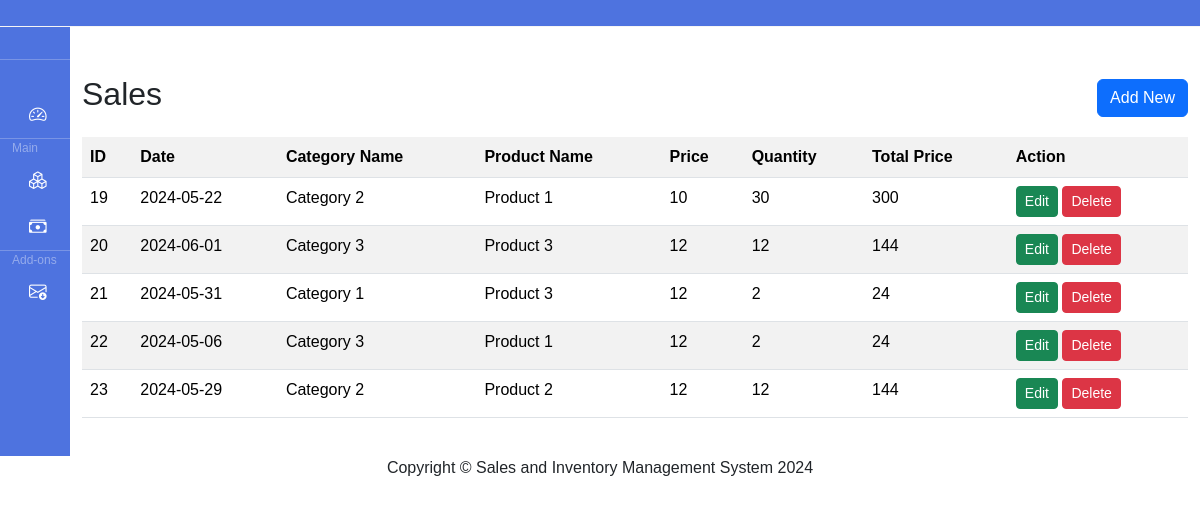
Page /List/list-of-tasks/public/sales (signed in) on the committed database.
### tables this page shows
CREATE TABLE `sales` (
  `id` int(11) NOT NULL,
  `date` date NOT NULL,
  `category_name` varchar(50) NOT NULL,
  `product_name` varchar(50) NOT NULL,
  `price` varchar(50) NOT NULL,
  `quantity` varchar(50) NOT NULL,
  `total_price` varchar(50) NOT NULL
);

### List/list-of-tasks/app/controllers/Sales.php (called while the page is built, shortened)
<?php
class Sales extends Controller
{
  public function index()
  {
    $user = new Sale();
    $data = $user->findAll();
    $this->view('sales/index', [
      'sales' => $data
    ]);
  }
}

### List/list-of-tasks/app/core/App.php (called while the page is built, shortened)
<?php
class App
{
  protected $method = 'index';
  public function __construct()
  {
    $url = $this->splitUrl();
    if (isset($url[0])) {
      if (file_exists('../app/controllers/' . ucfirst($url[0]) . '.php')) {
        unset($url[0]);
      } else {
        $this->controller = '_404';
      }
    }
    $this->controller = new $this->controller;
    $this->params = $url ? array_values($url) : [];
    call_user_func_array([$this->controller, $this->method], $this->params);
  }
  private function splitUrl()
  {
    if (isset($_GET['url'])) {
      $url = explode('/', trim($_GET['url'], '/'));
      return $url;
    }
  }
}

### List/list-of-tasks/public/index.php (called while the page is built, shortened)
<?php
$app = new App();

### List/list-of-tasks/app/core/Database.php (called while the page is built)
<?php
class Database
{
  public function connect()
  {
    $string = "mysql:host=" . DB_HOST . ";dbname=" . DB_NAME;
    $con = new PDO($string, DB_USER, DB_PASS);
    return $con;
  }
  public function query($query, $data = [])
  {
    $con = $this->connect();
    $stm = $con->prepare($query);
    $check = $stm->execute($data);
    if ($check) {
      $result = $stm->fetchAll(PDO::FETCH_OBJ);
      if (is_array($result) && count($result) > 0) {
        return $result;
      }
    }
    return false;
  }
}

### List/list-of-tasks/app/core/Model.php (called while the page is built, shortened)
<?php
class Model extends Database
{
  public function __construct()
  {
    if (!property_exists($this, 'table')) {
      $this->table = strtolower($this::class) . 's';
    }
  }
  public function findAll()
  {
    $query = "select * from  $this->table";
    $result = $this->query($query);
    if ($result) {
      return $result;
    }
    return false;
  }
}

### List/list-of-tasks/app/views/sales/index.php (the view)
<?php include "../app/views/partials/header.php" ?>
  <div class="wrapper">
      <?php include "../app/views/partials/sidebar.php" ?>
      <div class="container mt-5">
        <div class="d-flex justify-content-between align-items-center">
          <h2>Sales</h2>
          <a href="<?= ROOT ?>/sales/create" class="btn btn-primary">Add New</a>
        </div>
        <table class="table table-striped mt-3">
          <tr>
            <th>ID</th>
            <th>Date</th>
            <th>Category Name</th>
            <th>Product Name</th>
            <th>Price</th>
            <th>Quantity</th>
            <th>Total Price</th>
            <th>Action</th>
          </tr>
          <?php foreach ($sales as $row) { ?>
            <tr>
              <td>
                <?= $row->id ?>
              </td>
              <td>
                <?= $row->date ?>
              </td>
              <td>
                <?= $row->category_name ?>
              </td>
              <td>
                <?= $row->product_name ?>
              </td>
              <td>
                <?= $row->price ?>
              </td>
              <td>
                <?= $row->quantity ?>
              </td>
              <td>
                <?= $row->total_price ?>
              </td>
              <td>
                <a href="<?= ROOT ?>/sales/edit/<?= $row->id ?>" class="btn btn-success btn-sm">Edit</a>
                <a href="<?= ROOT ?>/sales/delete/<?= $row->id ?>" class="btn btn-danger btn-sm">Delete</a>
              </td>
            </tr>
          <?php } ?>
        </table>
      </div>
  </div>
<?php include "../app/views/partials/footer.php" ?>

### List/list-of-tasks/app/core/Controller.php (shortened to what this page needs)
<?php
class Controller
{
  public function view($name, $data = [])
  {
    if (file_exists('../app/views/' . $name . '.php')) {
      require '../app/views/' . $name . '.php';
    } else {
      require '../app/views/404.php';
    }
  }
}

### List/list-of-tasks/app/views/partials/header.php (shortened to what this page needs)
<!doctype html>
<html lang="en">
<head>
  <link href="https://cdn.jsdelivr.net/npm/bootstrap@5.3.3/dist/css/bootstrap.min.css" rel="stylesheet">
  <link href="https://cdn.lineicons.com/4.0/lineicons.css" rel="stylesheet" />
  <link rel="stylesheet" href="https://cdn.jsdelivr.net/npm/bootstrap-icons@1.11.3/font/bootstrap-icons.min.css">
  <link rel="stylesheet" href="http://localhost/List/list-of-tasks/public/style.css">
</head>
<body>
<div class="header" style="background-color: rgb(78 115 223); border-bottom:1px solid whitesmoke;">
    <nav class="navbar navbar-expand-lg ">
      <div class="container-fluid">
      </div>
    </nav>
  </div>

### List/list-of-tasks/app/views/partials/sidebar.php (shortened to what this page needs)
<aside id="sidebar">
    <div class="d-flex">
        <button class="toggle-btn" type="button">
        </button>
    </div>
    <hr class="sidebar-divider my-0">
    <ul class="sidebar-nav">
        <li class="sidebar-item">
            <a class="sidebar-link" aria-current="page" href="<?= ROOT ?>/home">
                <i class="bi bi-speedometer2"></i>
            </a>
        </li>
        <hr class="sidebar-divider my-0">
        <div class="container my-0" style="font-size: 12px; color: #FFFFFF66; ">
            Main
        </div>
        <li class="sidebar-item">
            <a href="#" class="sidebar-link collapsed has-dropdown" data-bs-toggle="collapse" data-bs-target="#auth" aria-expanded="false" aria-controls="auth">
                <i class="bi bi-boxes"></i>
            </a>
        </li>
        <li class="sidebar-item">
            <a class="sidebar-link" aria-current="page" href="<?= ROOT ?>/sales">
                <i class="bi bi-cash-stack"></i>
            </a>
        </li>
        <hr class="sidebar-divider my-0">
        <div class="container my-0"style="font-size: 12px; color: #FFFFFF66; ">
            Add-ons
        </div>
        <li class="sidebar-item">
            <a class="sidebar-link" aria-current="page" href="<?= ROOT ?>/reports">
                <i class="bi bi-envelope-arrow-down"></i>
            </a>
        </li>
        <li class="sidebar-item">
            <a class="sidebar-link" aria-current="page" href="<?= ROOT ?>/users">
            </a>
        </li>
    </ul>
    <div class="sidebar-footer">
        <a href="#" class="sidebar-link">
        </a>
    </div>
</aside>

### List/list-of-tasks/app/views/partials/footer.php (shortened to what this page needs)
  <footer class="sticky-footer bg-white">
    <div class="container my-auto">
      <div class="copyright text-center my-auto">
        <span>Copyright &copy; Sales and Inventory Management System 2024</span>
      </div>
    </div>
  </footer>
</body>

### List/list-of-tasks/public/style.css (style rules this page uses)
.sidebar-divider { color: whitesmoke; }
a { text-decoration: none !important; color: #0e2238; }
li { list-style: none; }
body { font-family: 'Poppins', sans-serif; }
.wrapper { display: flex; }
#sidebar { width: 70px; min-width: 70px; z-index: 1000; transition: all .25s ease-in-out; background-color: #4e73df; display: flex; flex-direction: column; }
.toggle-btn { background-color: transparent; cursor: pointer; border: 0; padding: 1rem 1.5rem; }
.sidebar-nav { padding: 2rem 0; flex: 1 1 auto; }
a.sidebar-link { padding: .625rem 1.625rem; color: #FFF; display: block; font-size: 0.9rem; white-space: nowrap; border-left: 3px solid transparent; }
.sidebar-link i { font-size: 1.1rem; margin-right: .75rem; }
.sidebar-item { position: relative; }

### rows in the picture
sales: id "19", date "2024-05-22", category_name "Category 2", product_name "Product 1", price "10", quantity "30", total_price "300"
sales: id "20", date "2024-06-01", category_name "Category 3", product_name "Product 3", price "12", quantity "12", total_price "144"
sales: id "21", date "2024-05-31", category_name "Category 1", product_name "Product 3", price "12", quantity "2", total_price "24"
sales: id "22", date "2024-05-06", category_name "Category 3", product_name "Product 1", price "12", quantity "2", total_price "24"
sales: id "23", date "2024-05-29", category_name "Category 2", product_name "Product 2", price "12", quantity "12", total_price "144"
